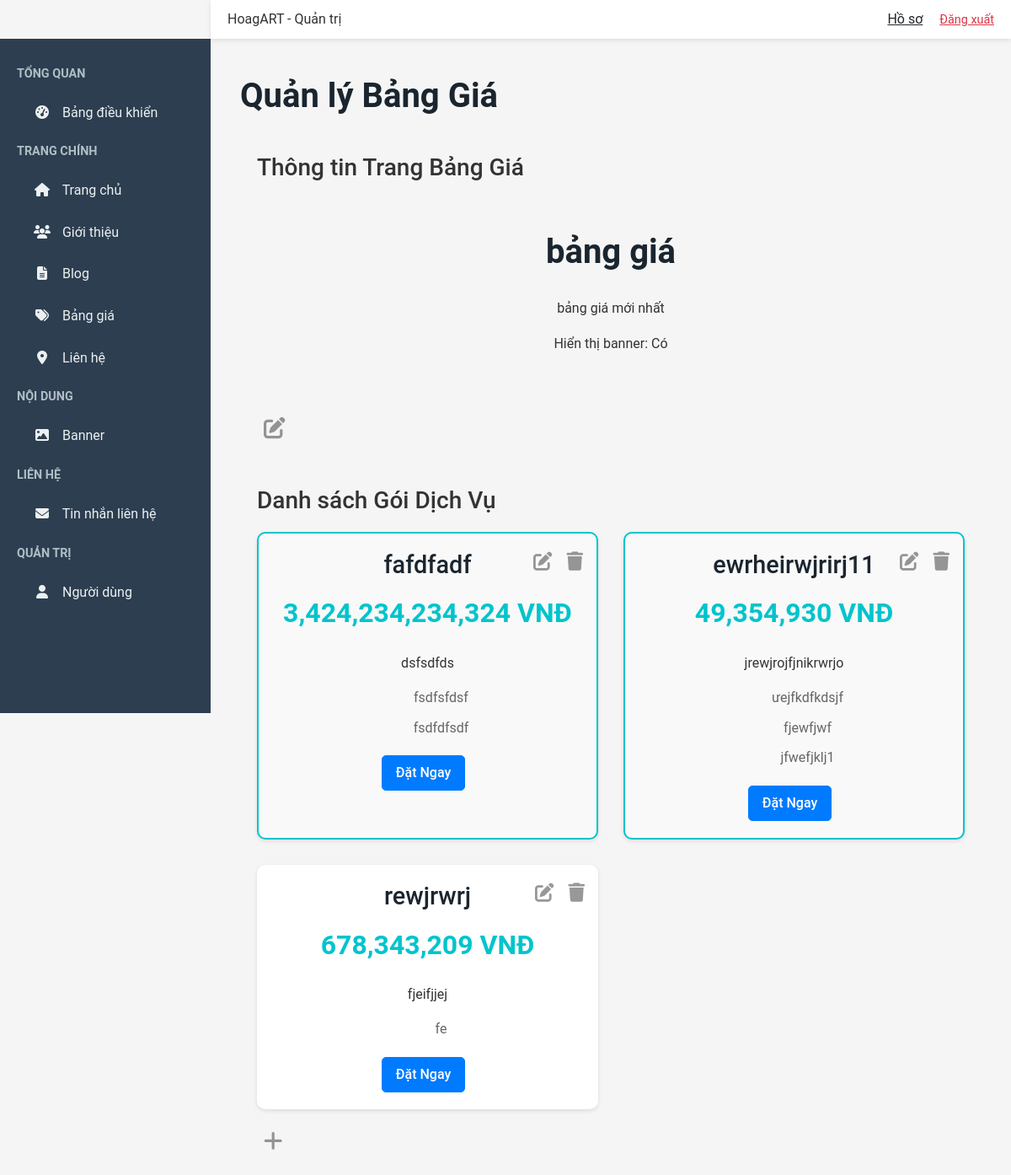
Before: /admin/pricing (signed in) with the older database file.
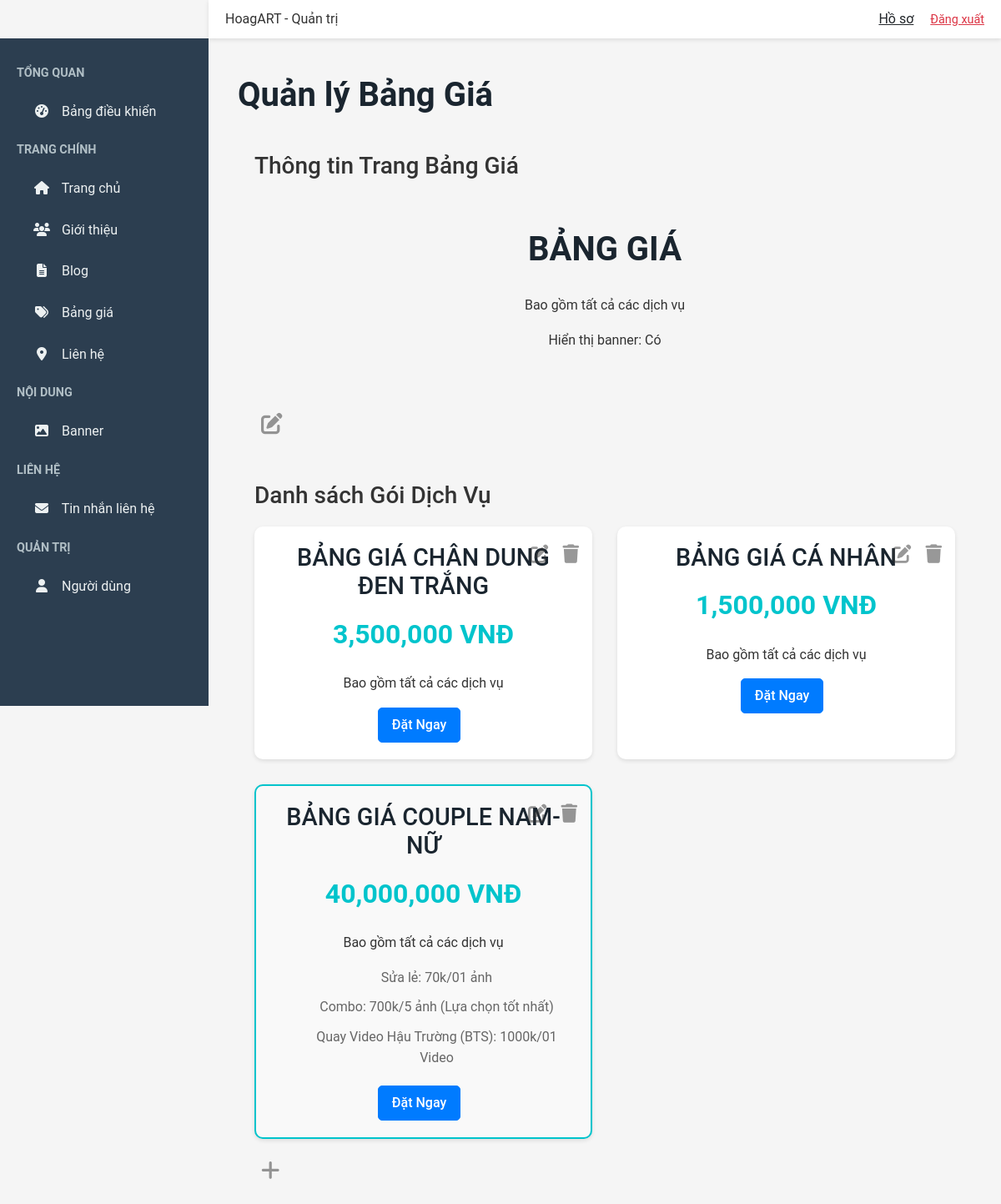
After: the same page with the newer database file.
### app/models/pricing_page.py (models this page shows)
class PricingPage(db.Model):
    id = db.Column(db.Integer, primary_key=True)
    title = db.Column(db.String(200), nullable=False, default="Bảng Giá Dịch Vụ")
    description = db.Column(db.Text, nullable=False, default="Khám phá các gói dịch vụ phù hợp với nhu cầu của bạn tại HoagART.")
    show_banner = db.Column(db.Boolean, default=True)  # Bật/tắt banner

### app/models/pricing.py (models this page shows)
class Pricing(db.Model):
    id = db.Column(db.Integer, primary_key=True)
    name = db.Column(db.String(100), nullable=False)
    price = db.Column(db.Float, nullable=False)
    description = db.Column(db.Text)
    features = db.Column(db.Text)  # Lưu danh sách tính năng, cách nhau bằng dòng mới
    featured = db.Column(db.Boolean, default=False)  # Gói nổi bật

### app/blueprints/admin/routes.py (the view, shortened to what this page needs)
@admin_bp.route('/pricing', methods=['GET', 'POST'])
@login_required
@admin_required
def manage_pricing():
    logging.debug(f"Request: {request.method} {request.url} Form: {request.form}")
    pricing_page_form = PricingPageForm()
    pricing_form = PricingForm()
    form_name = request.form.get('form_name')
    logging.debug(f"Form submitted: {form_name}")
    pricing_page = PricingPage.query.first()
    pricings = Pricing.query.all()
    if pricing_page:
        pricing_page_form.title.data = pricing_page.title
        pricing_page_form.description.data = pricing_page.description
        pricing_page_form.show_banner.data = pricing_page.show_banner
    return render_template('admin/pricing.html',
                           pricing_page_form=pricing_page_form,
                           pricing_form=pricing_form,
                           pricing_page=pricing_page,
                           pricings=pricings)

### app/blueprints/admin/routes.py (called while the page is built)
def admin_required(f):
    @wraps(f)
    def decorated_function(*args, **kwargs):
        if not current_user.is_authenticated or not current_user.is_admin:
            flash('Bạn không có quyền truy cập trang này.', 'error')
            return redirect(url_for('main.home'))
        return f(*args, **kwargs)
    return decorated_function

### app/templates/admin/pricing.html (shortened to what this page needs)
<!DOCTYPE html>
{% extends "admin/base.html" %}  {% block content %}
<link
    rel="stylesheet"
    href="{{ url_for('static', filename='css/style.css') }}"
/>
<link
    rel="stylesheet"
    href="https://cdnjs.cloudflare.com/ajax/libs/font-awesome/6.5.1/css/all.min.css"
/>
<div class="container-fluid">
    <h2 class="my-4">Quản lý Bảng Giá</h2>
    <div class="preview-container">
        <div class="pricing-page-section" id="pricing-page-section">
            <h3>Thông tin Trang Bảng Giá</h3>
            <div class="pricing-section">
                <h2 class="view-mode" id="pricingPageTitleView">
                    {{ pricing_page.title if pricing_page else 'Bảng Giá Dịch
                    Vụ' }}
                </h2>
                <p class="view-mode" id="pricingPageDescriptionView">
                    {{ pricing_page.description if pricing_page else 'Khám phá
                    các gói dịch vụ phù hợp với nhu cầu của bạn tại HoagART.' }}
                </p>
                <p class="view-mode" id="pricingPageShowBannerView">
                    Hiển thị banner: {{ 'Có' if pricing_page.show_banner else
                    'Không' }}
                </p>
            </div>
            <div class="crud-buttons">
                <button
                    type="button"
                    onclick="toggleEdit('pricing-page-section')"
                    title="Sửa"
                >
                    <i class="fas fa-edit"></i>
                </button>
            </div>
        </div>
        <div class="pricing-page-section" id="previewPricings">
            <h3>Danh sách Gói Dịch Vụ</h3>
            {% if pricings %}
            <div class="pricing-grid">
                {% for pricing in pricings %}
                <div
                    class="pricing-card{% if pricing.featured %} featured{% endif %}"
                    id="pricing_{{ pricing.id }}"
                >
                    <div class="item-actions">
                        <button
                            type="button"
                            onclick="toggleEdit('pricing_{{ pricing.id }}')"
                            title="Sửa"
                        >
                            <i class="fas fa-edit"></i>
                        </button>
                        <button
                            type="button"
                            onclick="deleteItem('pricing', {{ pricing.id }})"
                            title="Xóa"
                        >
                            <i class="fas fa-trash"></i>
                        </button>
                    </div>
                    <h3 class="view-mode" id="pricingNameView_{{ pricing.id }}">
                        {{ pricing.name }}
                    </h3>
                    <p
                        class="price view-mode"
                        id="pricingPriceView_{{ pricing.id }}"
                    >
                        {{ "{:,.0f}".format(pricing.price) }} VNĐ
                    </p>
                    {% if pricing.description %}
                    <p
                        class="view-mode"
                        id="pricingDescriptionView_{{ pricing.id }}"
                    >
                        {{ pricing.description }}
                    </p>
                    {% endif %} {% if pricing.features %}
                    <ul
                        class="view-mode"
                        id="pricingFeaturesView_{{ pricing.id }}"
                    >
                        {% for feature in pricing.features.split('\n') %} {% if
                        feature.strip() %}
                        <li>{{ feature.strip() }}</li>
                        {% endif %} {% endfor %}
                    </ul>
                    {% endif %}
                    <a
                        href="{{ url_for('main.contact') }}"
                        class="btn btn-primary view-mode"
                        >Đặt Ngay</a
                    >
                </div>
                {% endfor %}
            </div>
            {% else %}
            <p class="no-data">
                Chưa có gói dịch vụ nào. Vui lòng thêm gói dịch vụ!
            </p>
            {% endif %}
            <div class="crud-buttons">
                <button
                    type="button"
                    onclick="toggleAdd('addPricingForm')"
                    title="Thêm"
                >
                    <i class="fas fa-plus"></i>
                </button>
            </div>
        </div>
    </div>
</div>
{% endblock %}

### app/templates/admin/base.html (shortened to what this page needs)
<!DOCTYPE html>
<html lang="vi">
    <head>
        <link
            rel="stylesheet"
            href="https://cdnjs.cloudflare.com/ajax/libs/font-awesome/6.5.2/css/all.min.css"
        />
        <link
            href="https://cdn.jsdelivr.net/npm/bootstrap@5.3.3/dist/css/bootstrap.min.css"
            rel="stylesheet"
        />
        <link
            rel="stylesheet"
            href="{{ url_for('static', filename='css/style.css') }}"
        />
        <link
            rel="stylesheet"
            href="https://cdnjs.cloudflare.com/ajax/libs/font-awesome/6.5.1/css/all.min.css"
        />
    </head>
    <body>
        <div
            class="navbar-admin d-flex justify-content-between align-items-center"
        >
            <div class="logo">HoagART - Quản trị</div>
            <div>
                <a href="{{ url_for('main.profile') }}" class="text-dark me-3"
                    >Hồ sơ</a
                >
                <a href="{{ url_for('auth.logout') }}" class="text-danger"
                    >Đăng xuất</a
                >
            </div>
        </div>
        <div class="d-flex">
            <div class="sidebar">
                <div class="nav-title">Tổng quan</div>
                <a href="{{ url_for('admin.dashboard') }}"
                    ><i class="fas fa-tachometer-alt"></i> Bảng điều khiển</a
                >
                <div class="nav-title">Trang chính</div>
                <a href="{{ url_for('admin.manage_home') }}"
                    ><i class="fas fa-home"></i> Trang chủ</a
                >
                <a href="{{ url_for('admin.manage_introduce') }}"
                    ><i class="fas fa-users"></i> Giới thiệu</a
                >
                <a href="{{ url_for('admin.manage_posts') }}"
                    ><i class="fas fa-file-alt"></i> Blog</a
                >
                <a href="{{ url_for('admin.manage_pricing') }}"
                    ><i class="fas fa-tags"></i> Bảng giá</a
                >
                <a href="{{ url_for('admin.manage_contact') }}"
                    ><i class="fas fa-map-marker-alt"></i> Liên hệ</a
                >
                <div class="nav-title">Nội dung</div>
                <a href="{{ url_for('admin.manage_banners') }}"
                    ><i class="fas fa-image"></i> Banner</a
                >
                <div class="nav-title">Liên hệ</div>
                <a href="{{ url_for('admin.manage_contact_submissions') }}"
                    ><i class="fas fa-envelope"></i> Tin nhắn liên hệ</a
                >
                <div class="nav-title">Quản trị</div>
                <a href="{{ url_for('admin.manage_users') }}"
                    ><i class="fas fa-user"></i> Người dùng</a
                >
            </div>
            <div class="content flex-grow-1">
                 {% block content %}{%
                endblock %}
            </div>
        </div>
    </body>
</html>

### app/static/css/style.css (style rules this page uses)
:root { --primary-color: #00c4cc; --secondary-color: #ff4d4d; --dark-bg: #1a252f; --light-bg: #f5f5f5; --text-color: #333; --light-text: #fff; --shadow-light: 0 4px 10px rgba(0, 0, 0, 0.1); --shadow-dark: 0 8px 20px rgba(0, 0, 0, 0.2); --navbar-height: 60px; --carousel-height: calc(92.5vh - var(--navbar-height)); --thumbnail-height: calc(7.5vh - 10px); --thumbnail-width: 100px; --thumbnail-group-width: calc(var(--thumbnail-width) * 6 + 30px); }
* { margin: 0; padding: 0; box-sizing: border-box; }
body { font-family: 'Roboto', 'Arial', sans-serif; line-height: 1.6; color: var(--text-color); background-color: var(--light-bg); height: 100vh; overflow-y: auto; overflow-x: hidden; }
.btn { background-color: var(--primary-color); color: var(--light-text); padding: 8px 15px; text-decoration: none; border-radius: 5px; transition: background-color 0.3s; font-weight: 500; margin-right: 10px; }
.intro-section, .portfolio-section, .services-section, .testimonial-section, .blog-section, .pricing-section, .contact-section, .team-section, .mission-section { margin: 60px 0; text-align: center; }
h2 { font-size: 2.5em; margin-bottom: 30px; color: var(--dark-bg); font-weight: 700; }
.pricing-grid { display: grid; grid-template-columns: repeat(auto-fit, minmax(300px, 1fr)); gap: 30px; margin-top: 20px; }
.pricing-card { background: #fff; padding: 20px; border-radius: 10px; box-shadow: var(--shadow-light); text-align: center; }
.pricing-card.featured { border: 2px solid var(--primary-color); background: #f9f9f9; }
.pricing-card h3 { font-size: 1.8em; color: var(--dark-bg); margin-bottom: 15px; }
.pricing-card ul { list-style: none; color: #666; margin-bottom: 20px; }
.pricing-card ul li { margin: 10px 0; }
.pricing-card .price { font-size: 2em; color: var(--primary-color); margin-bottom: 20px; font-weight: 700; }
.btn { padding: 8px 16px; border-radius: 5px; text-decoration: none; display: inline-block; }
.btn-primary { background-color: #007bff; color: #fff; }
.text-danger { color: #dc3545; font-size: 0.9em; }
.btn-primary { background-color: #007bff; border-color: #007bff; }
.container-fluid { padding-left: 15px; padding-right: 15px; }

### app/templates/admin/base.html (style rules this page uses)
body { font-family: Arial, sans-serif; background-color: #f4f4f9; margin: 0; }
.sidebar { background-color: #2c3e50; min-height: 100vh; padding-top: 20px; width: 250px; position: fixed; overflow-y: auto; }
.sidebar .nav-title { color: #b0bec5; padding: 10px 20px; font-size: 0.9rem; text-transform: uppercase; font-weight: bold; }
.sidebar a { color: #ecf0f1; padding: 12px 20px 12px 40px; display: block; text-decoration: none; font-size: 1rem; transition: background-color 0.3s; }
.sidebar a i { margin-right: 10px; width: 20px; text-align: center; }
.content { margin-left: 250px; padding: 20px; min-height: 100vh; }
.navbar-admin { background-color: #ffffff; box-shadow: 0 2px 5px rgba(0, 0, 0, 0.1); padding: 10px 20px; margin-left: 250px; }

### app/templates/admin/pricing.html (style rules this page uses)
.preview-container { max-width: 1200px; margin: 0 auto; padding: 20px; font-family: "Roboto", sans-serif; }
.pricing-page-section { margin-bottom: 40px; }
.crud-buttons { display: flex; gap: 10px; margin-top: 10px; }
.crud-buttons button { border: none; background: transparent; color: var(--text-color, #333); padding: 8px; border-radius: 4px; cursor: pointer; font-size: 1.6rem; opacity: 0.5; transition: opacity 0.3s ease; }
.pricing-card { position: relative; overflow: visible !important; background: #fff; border-radius: 10px; padding: 20px; box-shadow: 0 2px 5px rgba(0, 0, 0, 0.1); }
.item-actions { position: absolute; top: 10px; right: 10px; display: flex !important; gap: 5px; z-index: 10; visibility: visible !important; opacity: 1 !important; }
.item-actions button { border: none; background: transparent; color: var(--text-color, #333); padding: 6px; border-radius: 4px; cursor: pointer; font-size: 1.4rem; opacity: 0.5; transition: opacity 0.3s ease; }
.price { color: var(--primary-color, #00c4cc); font-size: 2em; font-weight: bold; }

Changed rows visible on the page:
removed Pricing: name "fafdfadf", price "3,424,234,234,324", description "dsfsdfds", strip "fsdfsfdsf" "fsdfdfsdf", featured True (drawn), shown under "Danh sách Gói Dịch Vụ"
removed Pricing: name "ewrheirwjrirj11", price "49,354,930", description "jrewjrojfjnikrwrjo", strip "ưejfkdfkdsjf" "fjewfjwf" "jfwefjklj1", featured True (drawn), shown under "Danh sách Gói Dịch Vụ"
removed Pricing: name "rewjrwrj", price "678,343,209", description "fjeifjjej", strip "fe", featured False (drawn)
changed PricingPage "Có": title "bảng giá" → "BẢNG GIÁ"; description "bảng giá mới nhất" → "Bao gồm tất cả các dịch vụ"
added Pricing: name "BẢNG GIÁ CHÂN DUNG ĐEN TRẮNG", price "3,500,000", description "Bao gồm tất cả các dịch vụ", featured False (drawn), shown under "Danh sách Gói Dịch Vụ"
added Pricing: name "BẢNG GIÁ CÁ NHÂN", price "1,500,000", description "Bao gồm tất cả các dịch vụ", featured False (drawn), shown under "Danh sách Gói Dịch Vụ"
added Pricing: name "BẢNG GIÁ COUPLE NAM- NỮ", price "40,000,000", description "Bao gồm tất cả các dịch vụ", strip "Sửa lẻ: 70k/01 ảnh" "Combo: 700k/5 ảnh (Lựa chọn tốt nhất)" "Quay Video Hậu Trường (BTS): 1000k/01 Video", featured True (drawn), shown under "Danh sách Gói Dịch Vụ"
